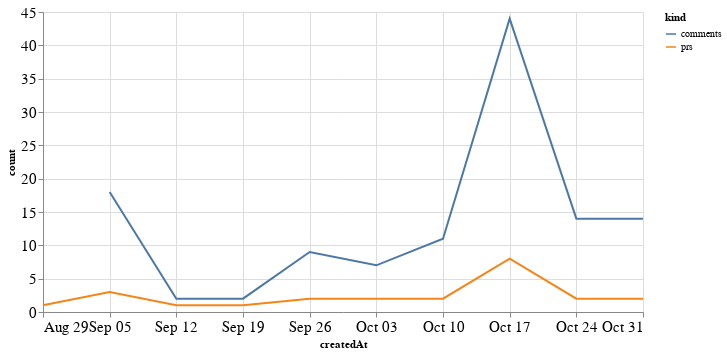

Here is the notebook cell this chart was saved with:
### Code cell
alt.Chart(total_time, width=600).mark_line().encode(
    x='createdAt',
    y='count',
    color='kind'
)

### Figure 1 — Vega-Lite specification as saved in the notebook (floating-point values rounded to 4 significant figures)
{"config": {"axisLeft": {"labelFontSize": 15}, "axisBottom": {"labelFontSize": 15}}, "data": {"name": "data-6fb58563589bbc5de3cfaa203801c107"}, "mark": "line", "encoding": {"color": {"type": "nominal", "field": "kind"}, "x": {"type": "temporal", "field": "createdAt"}, "y": {"type": "quantitative", "field": "count"}}, "width": 600, "$schema": "https://vega.github.io/schema/vega-lite/v4.8.1.json", "datasets": {"data-6fb58563589bbc5de3cfaa203801c107": [{"createdAt": "2021-08-29T00:00:00", "kind": "prs", "count": 1.0}, {"createdAt": "2021-09-05T00:00:00", "kind": "prs", "count": 3.0}, {"createdAt": "2021-09-12T00:00:00", "kind": "prs", "count": 1.0}, {"createdAt": "2021-09-19T00:00:00", "kind": "prs", "count": 1.0}, {"createdAt": "2021-09-26T00:00:00", "kind": "prs", "count": 2.0}, {"createdAt": "2021-10-03T00:00:00", "kind": "prs", "count": 2.0}, {"createdAt": "2021-10-10T00:00:00", "kind": "prs", "count": 2.0}, {"createdAt": "2021-10-17T00:00:00", "kind": "prs", "count": 8.0}, {"createdAt": "2021-10-24T00:00:00", "kind": "prs", "count": 2.0}, {"createdAt": "2021-10-31T00:00:00", "kind": "prs", "count": 2.0}, {"createdAt": "2021-08-29T00:00:00", "kind": "comments", "count": null}, {"createdAt": "2021-09-05T00:00:00", "kind": "comments", "count": 18.0}, {"createdAt": "2021-09-12T00:00:00", "kind": "comments", "count": 2.0}, {"createdAt": "2021-09-19T00:00:00", "kind": "comments", "count": 2.0}, {"createdAt": "2021-09-26T00:00:00", "kind": "comments", "count": 9.0}, {"createdAt": "2021-10-03T00:00:00", "kind": "comments", "count": 7.0}, {"createdAt": "2021-10-10T00:00:00", "kind": "comments", "count": 11.0}, {"createdAt": "2021-10-17T00:00:00", "kind": "comments", "count": 44.0}, {"createdAt": "2021-10-24T00:00:00", "kind": "comments", "count": 14.0}, {"createdAt": "2021-10-31T00:00:00", "kind": "comments", "count": 14.0}]}}
